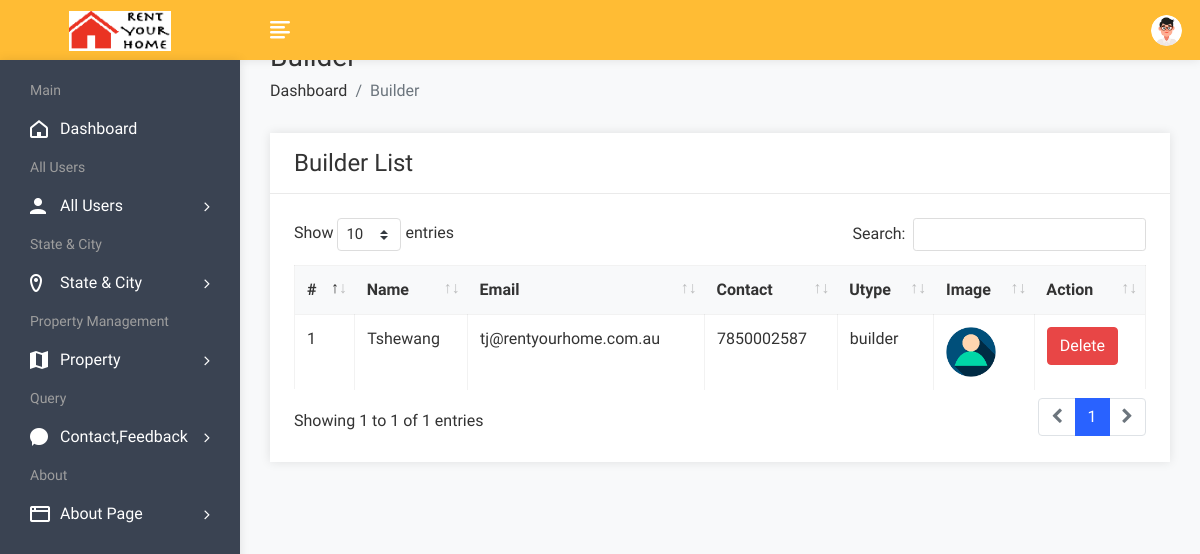
The app's page /admin/userbuilder.php (signed in) with its own data.
### tables this page shows
CREATE TABLE `user` (
  `uid` int(50) NOT NULL,
  `uname` varchar(100) NOT NULL,
  `uemail` varchar(100) NOT NULL,
  `uphone` varchar(20) NOT NULL,
  `upass` varchar(50) NOT NULL,
  `utype` varchar(50) NOT NULL,
  `uimage` varchar(300) NOT NULL
);

### admin/userbuilder.php (the view, shortened to what this page needs)
<!DOCTYPE html>
<html lang="en">
<head>
        <link rel="stylesheet" href="assets/css/bootstrap.min.css">
        <link rel="stylesheet" href="assets/css/font-awesome.min.css">
        <link rel="stylesheet" href="assets/css/feathericon.min.css">
		<link rel="stylesheet" href="assets/plugins/datatables/dataTables.bootstrap4.min.css">
		<link rel="stylesheet" href="assets/plugins/datatables/responsive.bootstrap4.min.css">
		<link rel="stylesheet" href="assets/plugins/datatables/select.bootstrap4.min.css">
		<link rel="stylesheet" href="assets/plugins/datatables/buttons.bootstrap4.min.css">
        <link rel="stylesheet" href="assets/css/style.css">
    </head>
    <body>
				<?php include("header.php"); ?>
            <div class="page-wrapper">
                <div class="content container-fluid">
					<div class="page-header">
						<div class="row">
							<div class="col">
								<h3 class="page-title">Builder</h3>
								<ul class="breadcrumb">
									<li class="breadcrumb-item"><a href="dashboard.php">Dashboard</a></li>
									<li class="breadcrumb-item active">Builder</li>
								</ul>
							</div>
						</div>
					</div>
					<div class="row">
						<div class="col-sm-12">
							<div class="card">
								<div class="card-header">
									<h4 class="card-title">Builder List</h4>
								</div>
								<div class="card-body">
									<table id="basic-datatable" class="table table-bordered table-hover">
                                            <thead>
                                                <tr>
                                                    <th>#</th>
                                                    <th>Name</th>
                                                    <th>Email</th>
                                                    <th>Contact</th>
                                                    <th>Utype</th>
													<th>Image</th>
                                                    <th>Action</th>
                                                </tr>
                                            </thead>
                                            <tbody>
											<?php
												$query=mysqli_query($con,"select * from user where utype='builder'");
												$cnt=1;
												while($row=mysqli_fetch_row($query))
													{
											?>
                                                <tr>
                                                    <td><?php echo $cnt; ?></td>
                                                    <td><?php echo $row['1']; ?></td>
                                                    <td><?php echo $row['2']; ?></td>
                                                    <td><?php echo $row['3']; ?></td>
                                                    <td><?php echo $row['5']; ?></td>
													<td><img src="user/<?php echo $row['6']; ?>" height="50px" width="50px"></td>
                                                    <td><a href="userbuilderdelete.php?id=<?php echo $row['0']; ?>"><button class="btn btn-danger">Delete</button></a></td>
                                                </tr>
                                                <?php
												$cnt=$cnt+1;
												}
												?>
                                            </tbody>
                                        </table>
								</div>
							</div>
						</div>
					</div>
				</div>
			</div>
    </body>
</html>

### records on screen
user: uname "Tshewang", uemail "tj@rentyourhome.com.au", uphone "7850002587", utype "builder", uimage (picture)
